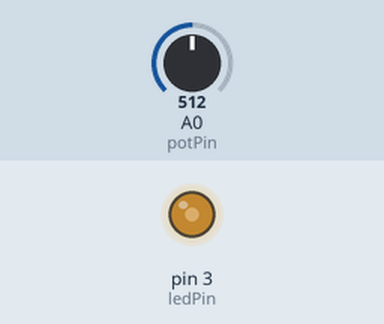
The sketch below on a simulated Arduino Uno, built with avr-gcc and run on an emulated ATmega328P. On the bench: output pins drawn as LEDs (lit = HIGH). Inputs (shaded band) come from the test bench; at power-on: A0 (potPin) = 512.

Above: at 1.2 s.
1.3 s: A0 (potPin) set to 306
At 2.09 s:
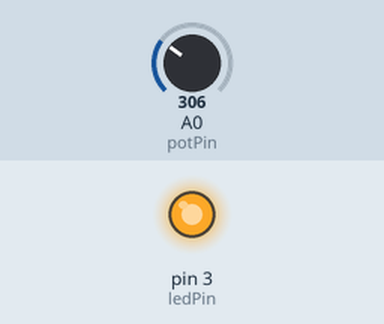
4.3 s: A0 (potPin) set to 511
At 4.9 s:
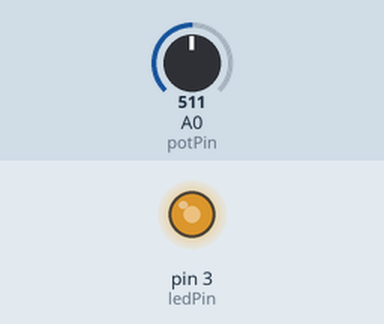
7.3 s: A0 (potPin) set to 716
At 8.3 s:
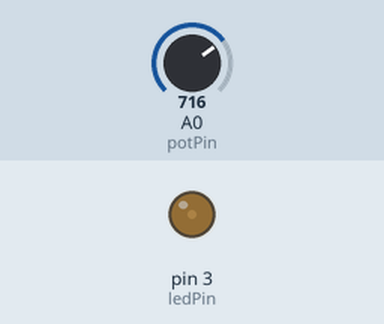
10.3 s: A0 (potPin) set to 900
Timing chart, 0 to 14.3 s (numbered marks = the images above; inputs shaded):
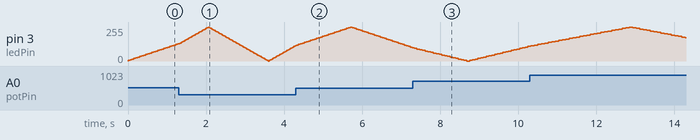

Measured:
- by itself, pin 3 (ledPin): rises from 110/255 to 255/255 in 2.5 s, then falls to 175/255 in 1.4 s

The sketch:

05_04_breathlight_02.ino
```cpp
const int potPin = A0; // 电位器模块连接到模拟输入A0引脚
const int ledPin = 3; // LED灯连接到模拟输出引脚3
int ledStep = 5;  //定义变量，用于保存LED亮度变化的步长值为5
int ledBright = 0;   //定义变量，用于保存LED灯的亮度值
int potVal;

void setup() {
}

void loop() {
  ledBright += ledStep;   //亮度每次递增
  analogWrite(ledPin, ledBright); //LED灯亮度发生变化
  potVal = analogRead(potPin);  //读取电位器的值，范围0~1023
  potVal = potVal / 10;  //值除以10，暂停时间的范围0~102ms
  delay(potVal);  // 暂停，用于调节LED呼吸灯变化的频率
  //本程序的关键，当LED灯最亮或最暗时，通过改变步长值的正负实现呼吸的效果
  if ((ledBright == 255) || (ledBright == 0)) {
    ledStep = -ledStep;   //步长值的数值取反
  }
}
```
